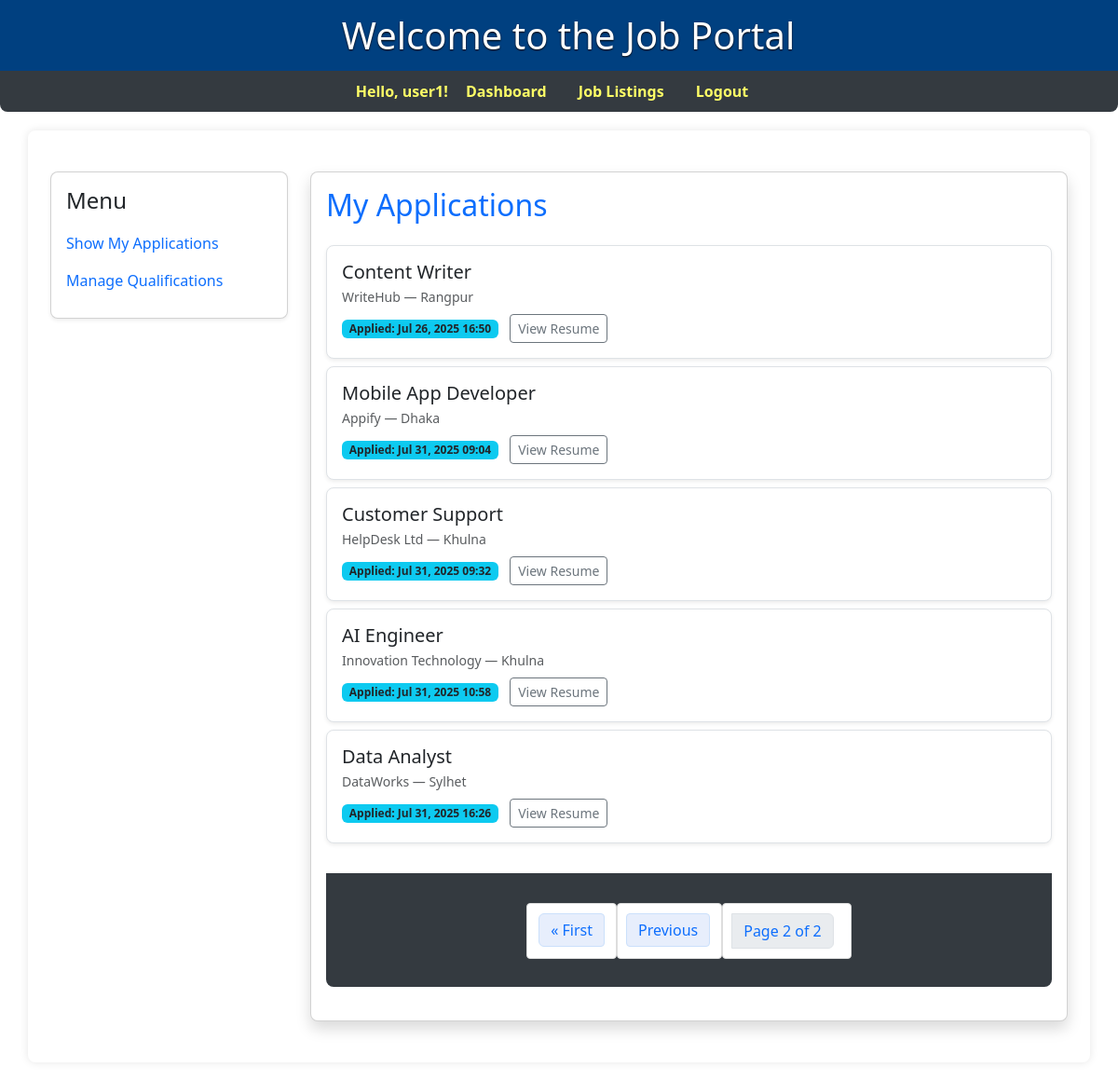
Page /dashboard/?page=2 (signed in) on the committed database.
### core/models.py (models this page shows)
class CustomUser(AbstractUser):
    ROLE_CHOICES = (
        ('employer', 'Employer'),
        ('applicant', 'Applicant'),
    )
    role = models.CharField(max_length=10, choices=ROLE_CHOICES)
    experience_years = models.IntegerField(blank=True, null=True)

class Application(models.Model):
    job = models.ForeignKey(Job, on_delete=models.CASCADE)
    applicant = models.ForeignKey(settings.AUTH_USER_MODEL, on_delete=models.CASCADE)
    resume = models.FileField(upload_to='resumes/')
    cover_letter = models.TextField()
    applied_at = models.DateTimeField(auto_now_add=True)
    class Meta:
        constraints = [
            models.UniqueConstraint(fields=['job', 'applicant'], name='unique_application_per_job_per_user')
        ]

class Job(models.Model):
    title = models.CharField(max_length=255)
    company_name = models.CharField(max_length=255)
    location = models.CharField(max_length=255)
    description = models.TextField()
    posted_by = models.ForeignKey(settings.AUTH_USER_MODEL, on_delete=models.CASCADE)
    created_at = models.DateTimeField(auto_now_add=True)

### core/views.py (the view)
# urls.py: path('dashboard/', views.dashboard, name='dashboard'),
@login_required
def dashboard(request):
    if request.user.role == 'employer':
        job_list = Job.objects.filter(posted_by=request.user).annotate(app_count=Count('application'))
        paginator = Paginator(job_list, 5)  # Show 5 jobs per page
        page_number = request.GET.get('page')
        jobs = paginator.get_page(page_number)
        return render(request, 'core/employer_dashboard.html', {'jobs': jobs})
    else:
        applications_list = Application.objects.filter(applicant=request.user)
        paginator = Paginator(applications_list, 5)  # 5 per page, adjust as needed
        page_number = request.GET.get('page')
        applications = paginator.get_page(page_number)
        return render(request, 'core/applicant_dashboard.html', {'applications': applications})

### core/templates/core/applicant_dashboard.html (shortened to what this page needs)
{% extends 'base.html' %}
{% block content %}
<div class="container-fluid py-4">
  <div class="row">
    <div class="col-md-3 mb-4">
      <div class="card shadow-sm rounded-3">
        <div class="card-body">
          <h4 class="mb-3">Menu</h4>
          <ul class="list-group">
            <li class="list-group-item border-0 px-0 py-1">
              <a href="{% url 'dashboard' %}" class="text-decoration-none">Show My Applications</a>
            </li>
            <li class="list-group-item border-0 px-0 py-1">
              <a href="{% url 'manage_qualifications' %}" class="text-decoration-none">Manage Qualifications</a>
            </li>
          </ul>
        </div>
      </div>
    </div>
    <div class="col-md-9">
      <div class="card shadow rounded-3">
        <div class="card-body">
          <h2 class="mb-4 text-primary">My Applications</h2>
          {% if applications %}
            <div class="list-group">
              {% for app in applications %}
                <div class="list-group-item py-3 mb-2 rounded-3 border shadow-sm">
                  <div class="d-flex justify-content-between align-items-center">
                    <div>
                      <h5 class="mb-1">{{ app.job.title }}</h5>
                      <div class="text-muted small mb-2">
                        {{ app.job.company_name }} &mdash; {{ app.job.location }}
                      </div>
                      <div>
                        <span class="badge bg-info text-dark">Applied: {{ app.applied_at|date:"M d, Y H:i" }}</span>
                        <a href="{{ app.resume.url }}" class="btn btn-outline-secondary btn-sm ms-2" target="_blank">
                          View Resume
                        </a>
                      </div>
                    </div>
                  </div>
                </div>
              {% endfor %}
            </div>
          {% else %}
            <div class="alert alert-info mt-3">
              No applications submitted yet.
            </div>
          {% endif %}
          <nav class="mt-4">
                <ul class="pagination justify-content-center">
                  {% if applications.has_previous %}
                    <li class="page-item">
                      <a class="page-link text-primary" href="?page=1">&laquo; First</a>
                    </li>
                    <li class="page-item">
                      <a class="page-link text-primary" href="?page={{ applications.previous_page_number }}">Previous</a>
                    </li>
                  {% endif %}
                  <li class="page-item disabled">
                    <span class="page-link text-primary">
                      Page {{ applications.number }} of {{ applications.paginator.num_pages }}
                    </span>
                  </li>
                </ul>
          </nav>
        </div>
      </div>
    </div>
  </div>
</div>
{% endblock %}

### templates/base.html (shortened to what this page needs)
{% load static %}
<!DOCTYPE html>
<html>
<head>
    <link rel="stylesheet" href="{% static 'css/style.css' %}">
    <link href="https://cdn.jsdelivr.net/npm/bootstrap@5.3.3/dist/css/bootstrap.min.css" rel="stylesheet">
</head>
<body>
    <div class="site-banner">
        <h1 style="margin: 0; padding: 5px 15px;">Welcome to the Job Portal</h1>
    </div>
    <nav>
        {% if user.is_authenticated %}
            <span style="color:#ff6; font-weight:bold;">Hello, {{ user.get_full_name|default:user.username }}!</span>
            <a href="{% url 'dashboard' %}">Dashboard</a>
            {% if user.role == 'applicant' %}
            <a href="{% url 'job_list' %}">Job Listings</a>
            {% endif %}
            <form action="{% url 'logout' %}" method="post" style="display:inline;">
                <button type="submit" style="background:none;border:none;padding:0;color:#007bff;cursor:pointer;">Logout</button>
            </form>
        {% else %}
            <a href="{% url 'login' %}">Login</a>
            <a href="{% url 'register' %}">Register</a>
        {% endif %}
    </nav>
    <div class="container">
        {% block content %}{% endblock %}
    </div>
</body>
</html>

### static/css/style.css (style rules this page uses)
body { font-family: Arial, sans-serif; background-color: #f8f9fa; margin: 0; padding: 0; }
.site-banner { height: 2cm; color: white; display: flex; align-items: center; font-size: 1.2rem; padding-left: 20px; text-shadow: 0 1px 2px black; background-color: #004080; justify-content: center; box-shadow: 0 2px 5px rgba(0,0,0,0.1); }
.container { width: 80%; margin: 20px auto; background: white; padding: 20px; box-shadow: 0 0 10px rgba(0,0,0,0.1); border-radius: 8px; }
h2 { color: #343a40; }
button { background-color: #007bff; color: white; padding: 10px 20px; border: none; border-radius: 4px; cursor: pointer; }
ul { list-style-type: none; padding: 0; }
li { background: #ffffff; padding: 10px; margin-bottom: 8px; border: 1px solid #ddd; border-radius: 4px; }
nav { background: #343a40; padding: 10px 0; margin-bottom: 20px; border-radius: 0 0 8px 8px; text-align: center; }
nav a, nav button { color: #ff6 !important; text-decoration: none; margin: 0 15px; font-weight: bold; background: none; border: none; padding: 0; cursor: pointer; font-size: 16px; transition: color 0.2s; }
.pagination a { margin: 0 5px; text-decoration: none; }
.pagination span { margin: 0 10px; }
.pagination { margin: 22px 0 12px 0; text-align: center; }
.pagination a { background: #e7eefc; color: #0072e3; padding: 5px 12px; border-radius: 4px; margin: 0 2px; border: 1px solid #cbe0fb; text-decoration: none; font-weight: 500; transition: background 0.18s, color 0.18s; }
.pagination span { margin: 0 8px; font-weight: 600; }
.pagination .page-link { color: #084298; font-weight: 500; }

### rows in the picture
CustomUser: get_full_name "user1"
Application: job "Content Writer", job.company_name "WriteHub", job.location "Rangpur", applied_at "Jul 26, 2025 16:50"
Application: job "Mobile App Developer", job.company_name "Appify", job.location "Dhaka", applied_at "Jul 31, 2025 09:04"
Application: job "Customer Support", job.company_name "HelpDesk Ltd", job.location "Khulna", applied_at "Jul 31, 2025 09:32"
Application: job "AI Engineer", job.company_name "Innovation Technology", job.location "Khulna", applied_at "Jul 31, 2025 10:58"
Application: job "Data Analyst", job.company_name "DataWorks", job.location "Sylhet", applied_at "Jul 31, 2025 16:26"

### other values in the picture
{{ applications.number }} "2"
{{ applications.paginator.num_pages }} "2"
